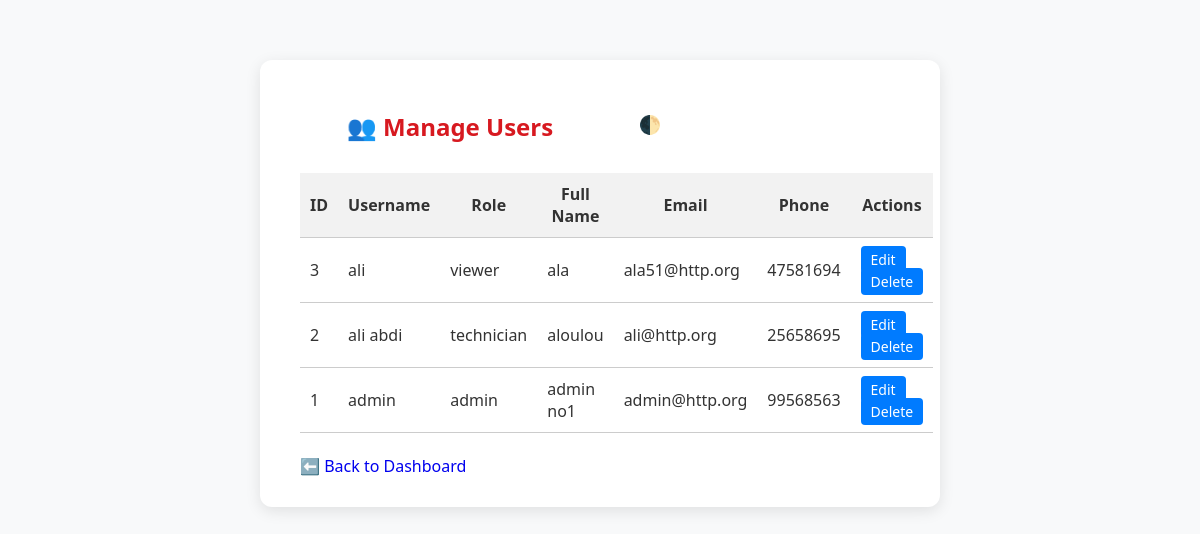
The page /manage_users.php (signed in) on the database its author committed.
### tables this page shows
CREATE TABLE users (
    id INT AUTO_INCREMENT PRIMARY KEY,
    username VARCHAR(50) UNIQUE NOT NULL,
    role_ ENUM('admin', 'technician', 'viewer') NOT NULL,
    password VARCHAR(255) NOT NULL ,
    full_name VARCHAR(100),
    email VARCHAR(100),
    phone VARCHAR(20)
);

### manage_users.php (the view, shortened to what this page needs)
<?php
require_once 'db.php';
$result = $mysqli->query("SELECT id, username, role_, full_name, email, phone FROM users ORDER BY id DESC");
?>
<!DOCTYPE html>
<html lang="en">
<head>
  <link rel="stylesheet" href="style_defect.css">
  <link rel="stylesheet" href="darkmode.css">
</head>
<body>
  <header>
    <button onclick="toggleDarkMode()" class="dm" style="margin-top:50px;float:right;">🌓</button>
  </header>
  <div class="form-container">
    <h2>👥 Manage Users</h2>
    <table>
      <thead>
        <tr>
          <th>ID</th>
          <th>Username</th>
          <th>Role</th>
          <th>Full Name</th>
          <th>Email</th>
          <th>Phone</th>
          <th>Actions</th>
        </tr>
      </thead>
      <tbody>
        <?php while ($row = $result->fetch_assoc()): ?>
          <tr>
            <td><?= $row['id'] ?></td>
            <td><?= htmlspecialchars($row['username']) ?></td>
            <td><?= $row['role_'] ?></td>
            <td><?= htmlspecialchars($row['full_name']) ?></td>
            <td><?= htmlspecialchars($row['email']) ?></td>
            <td><?= htmlspecialchars($row['phone']) ?></td>
            <td>
              <a href="edit_user.php?id=<?= $row['id'] ?>" class="button">Edit</a>
              <a href="delete_user.php?id=<?= $row['id'] ?>" class="button" onclick="return confirm('Are you sure?')">Delete</a>
            </td>
          </tr>
        <?php endwhile; ?>
      </tbody>
    </table>
    <br>
    <a href="index.php" style="text-decoration:none;">⬅️ Back to Dashboard</a>
  </div>
</body>
</html>

### style_defect.css (style rules this page uses)
body { margin: 0; font-family: 'Segoe UI', sans-serif; background-color: #f8f9fa; color: #333; }
.form-container { max-width: 600px; margin: 60px auto; background: white; padding: 30px 40px; border-radius: 12px; box-shadow: 0 4px 15px rgba(0,0,0,0.1); }
.form-container h2 { color: #d71920; margin-bottom: 25px; text-align: center; }
button { background: #d71920; color: white; padding: 12px 20px; border: none; border-radius: 6px; cursor: pointer; font-size: 18px; margin-top: 30px; width: 100%; font-weight: bold; transition: background-color 0.3s ease; }

### darkmode.css (style rules this page uses)
.dm { width:100px; margin-right: 500px; background: none; border: none; font-size: 18px; cursor: pointer; padding: 4px; }

### manage_users.php (style rules this page uses)
table { width: 100%; border-collapse: collapse; margin-top: 30px; }
th, td { padding: 10px; border-bottom: 1px solid #ccc; }
th { background: #f2f2f2; }
a.button { width:20px; padding: 4px 10px; background: #007bff; color: white; text-decoration: none; border-radius: 4px; font-size: 14px; }

### rows shown on the page
users: id "3", username "ali", role_ "viewer", full_name "ala", email "ala51@http.org", phone "47581694"
users: id "2", username "ali abdi", role_ "technician", full_name "aloulou", email "ali@http.org", phone "25658695"
users: id "1", username "admin", role_ "admin", full_name "admin no1", email "admin@http.org", phone "99568563"
